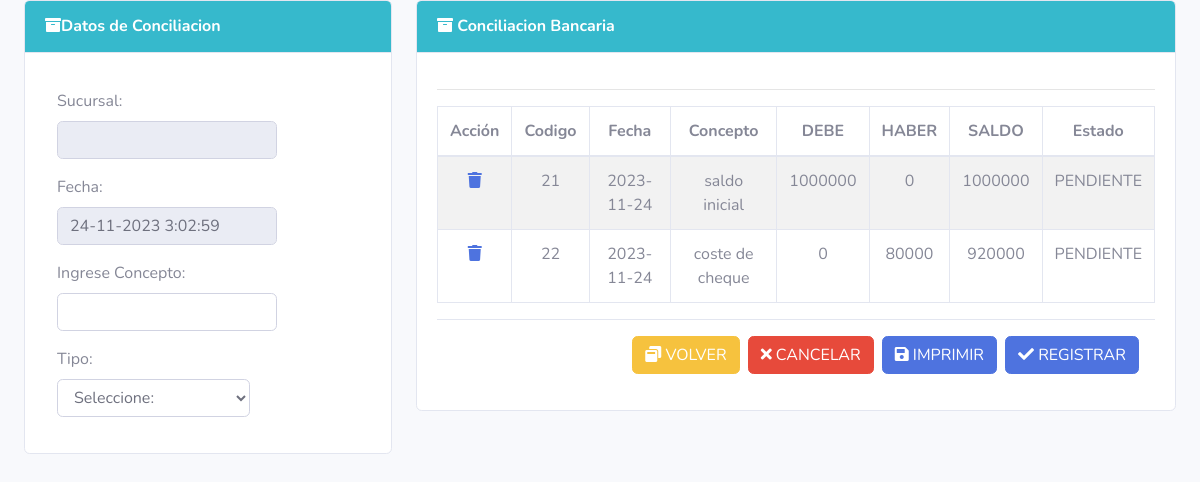
The app's page /movimientos/conciliacion_agregar.php (signed in) with its own data.
### tables this page shows
CREATE TABLE `conciliacion` (
  `idconciliacion` int unsigned NOT NULL AUTO_INCREMENT,
  `conci_estado` varchar(45) NOT NULL,
  `conci_fecha` date NOT NULL,
  `conci_concepto` varchar(45) NOT NULL,
  `debe` int NOT NULL,
  `haber` int NOT NULL,
  `saldo` int NOT NULL,
  PRIMARY KEY (`idconciliacion`)
);

### sesiones.php (called while the page is built, shortened)
<?php
$sucur=$_SESSION['sucursal'] ;

### clases/conexion.php (called while the page is built, shortened)
<?php
function db_query($query){
    $conect= mysqli_connect("localhost", "root", "minegrito", "compras_marce")or die("ERROR " . mysqli_error($conect));
   $result=mysqli_query($conect,$query);
   return $result;
}

### movimientos/conciliacion_agregar.php (the view, shortened to what this page needs)
<?php
require('../clases/conexion.php');
require('../sesiones.php');
?>
<!DOCTYPE html>
<html lang="es">
    <head>
        <link href="../menu/vendor/fontawesome-free/css/all.min.css" rel="stylesheet" type="text/css">
        <link href="../menu/css/sb-admin-2.min.css" rel="stylesheet">
    </head>
    <body id="page-top" class="bg-gray-100" onLoad="getTime()">
        <div id="wrapper">
            <div class="container-fluid">
                <form action="conciliacion_abm.php" enctype="multipart/form-data" method="POST" role="form">
                    <div class="row">
                        <div class="col-lg-4">
                            <div class="card position-relative">
                                <div class="card-header py-3 bg-info">
                                    <h6 class="m-0 font-weight-bold text-white"><span class="fa fa-archive"></span>Datos de Conciliacion</h6>
                                </div>
                                <div class="card-body">
                                    <div class="form-group">
                                        <div class="col-lg-9">
                                            <label><span><i class=""></i>Sucursal:</span></label>
                                            <input type="text" name="txtsucursal" id="sucu" value="<?= $sucur ?>" class="form-control" readonly="">
                                        </div>
                                    </div>
                                    <div class="form-group">
                                        <div class="col-lg-9">
                                            <label><span><i class=""></i>Fecha:</span></label>
                                            <input type="text" id="fecharegistro" class="form-control" readonly="">
                                        </div>
                                    </div>
                                    <div class="form-group">
                                        <div class="col-lg-9">
                                            <label><span><i class=""></i>Ingrese Concepto:</span></label>
                                            <input type="text" id="txtdescri" name="concepto" class="form-control" required="">
                                        </div>
                                    </div>
                                    <div class="form-group">
                                        <div class="col-lg-8">
                                            <label><span><i class=""></i>Tipo:</span></label>
                                            <select class="js-example-basic-single form-control" required="" id="cmbtipo" name="cmbtipo" onchange="mostrarCampos()">
                                                <option value="">Seleccione:</option>
                                            </select>
                                        </div>
                                    </div>
                                </div>
                            </div>
                        </div>
                        <div class="col-lg-8">
                            <div class="card position-relative ">
                                <div class="card-header py-3 bg-info">
                                    <h6 class="m-0 font-weight-bold text-white"><span class="fa fa-archive"></span> Conciliacion Bancaria</h6>
                                </div>
                                <div class="card-body">
                                    <hr class="divider">
                                    <div class="row">
                                        <div class="col-md-12">
                                            <div class="table-responsive">
                                                <table class="table table-striped table-bordered dt-responsive nowrap" id="carrito">
                                                    <thead>
                                                        <tr>
                                                            <th><div align="center">Acción</div></th>
                                                            <th><div align="center">Codigo</div></th>
                                                            <th><div align="center">Fecha</div></th>
                                                            <th><div align="center">Concepto</div></th>
                                                            <th><div align="center">DEBE</div></th>
                                                            <th><div align="center">HABER</div></th>
                                                            <th><div align="center">SALDO</div></th>
                                                            <th><div align="center">Estado</div></th>
                                                        </tr></thead>
                                                    <?php
                                                    $consul = db_query("select * from conciliacion");
                                                    ?>
                                                    <tbody>
                                                        <?php while ($mostrardatos = mysqli_fetch_array($consul)) { ?>
                                                            <tr>
                                                                <td><div align="center"><a href="conciliacion_abm.php?borrar=borrar&vcod=<?php echo $mostrardatos[0] ?>"><i class="fa fa-trash"></i></a></div></td>
                                                                <td><div align="center"><?php echo $mostrardatos[0] ?></div></td>
                                                                <td><div align="center"><?php echo $mostrardatos[2] ?></div></td>
                                                                <td><div align="center"><?php echo $mostrardatos[3] ?></div></td>
                                                                <td><div align="center"><?php echo $mostrardatos[4] ?></div></td>
                                                                <td><div align="center"><?php echo $mostrardatos[5] ?></div></td>
                                                                <td><div align="center"><?php echo $mostrardatos[6] ?></div></td>
                                                                <td><div align="center"><?php echo $mostrardatos[1] ?></div></td>
                                                            </tr>
                                                        <?php } ?>
                                                    </tbody>
                                                </table>
                                            </div>
                                        </div>
                                    </div>
                                    <div class="modal-footer">
                                        <button class="btn btn-warning" type="text" onclick="location.href = 'pedidolistado.php'"><span class="fa fa-window-restore"></span> VOLVER</button>
                                        <button class="btn btn-danger" type="reset"><span class="fa fa-times"></span> CANCELAR</button>
                                        <button type="button" name="imprimir" id="btn-submit" class="btn btn-primary" onclick="location.href = 'pedido_abm.php?imprimir=imprimir&vcod=<?php echo $idped; ?>'"><span class="fa fa-save"></span> IMPRIMIR</button>
                                        <div align="right"><button type="submit" name="agregar" value="agregar" data_toggle="modal" data_target="#registra" id="AgregaProductoVentas" class="btn btn-primary" onclick="retornar();"><span class="fa fa-check"></span> REGISTRAR</button>
                                        </div>
                                        </form>
                                    </div>
                                </div>
                    </body>
                    </html>

### records on screen
conciliacion: idconciliacion "21", conci_fecha "2023-11-24", conci_concepto "saldo inicial", debe "1000000", haber "0", saldo "1000000", conci_estado "PENDIENTE"
conciliacion: idconciliacion "22", conci_fecha "2023-11-24", conci_concepto "coste de cheque", debe "0", haber "80000", saldo "920000", conci_estado "PENDIENTE"
